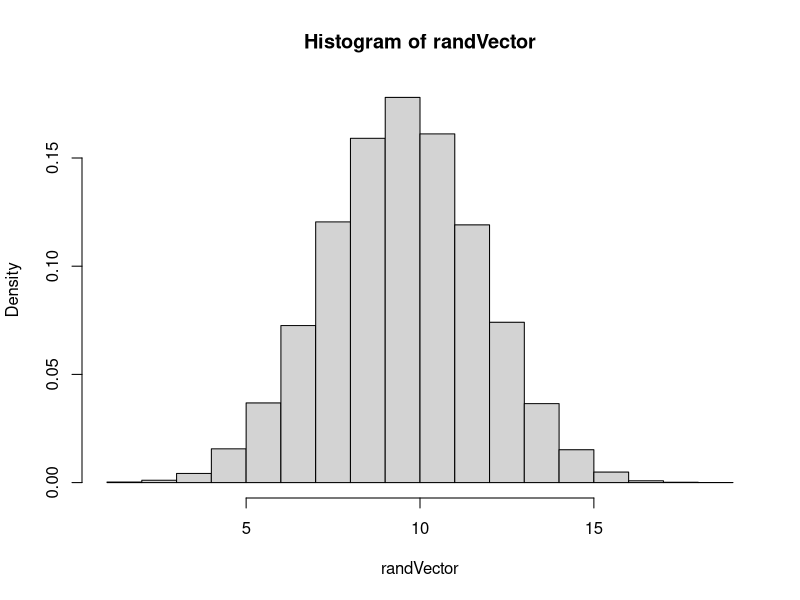
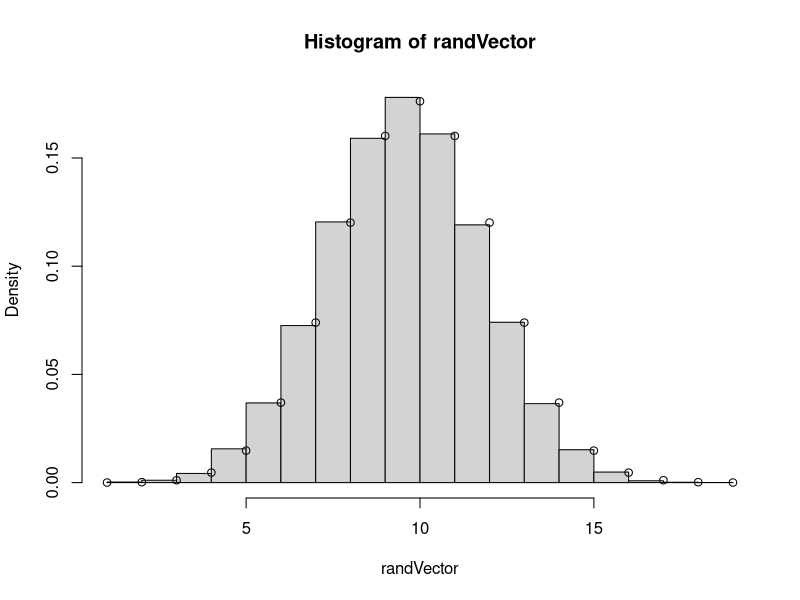
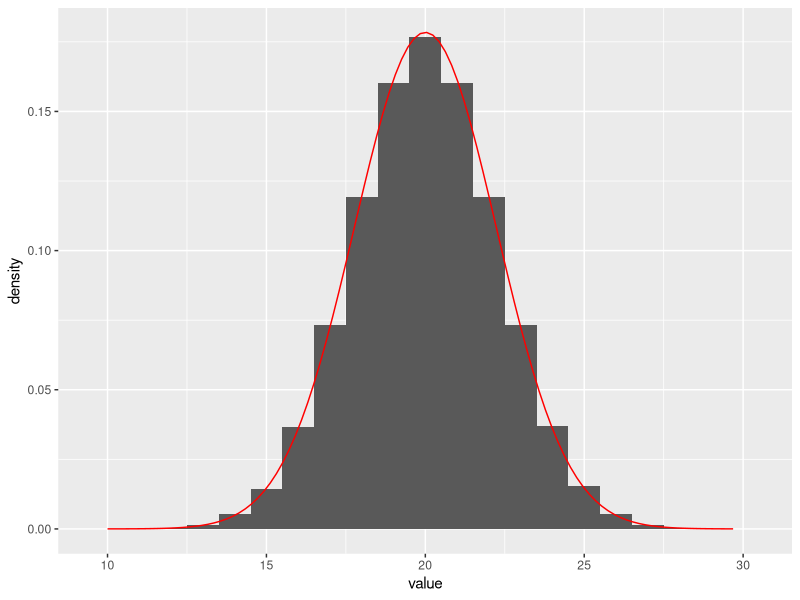
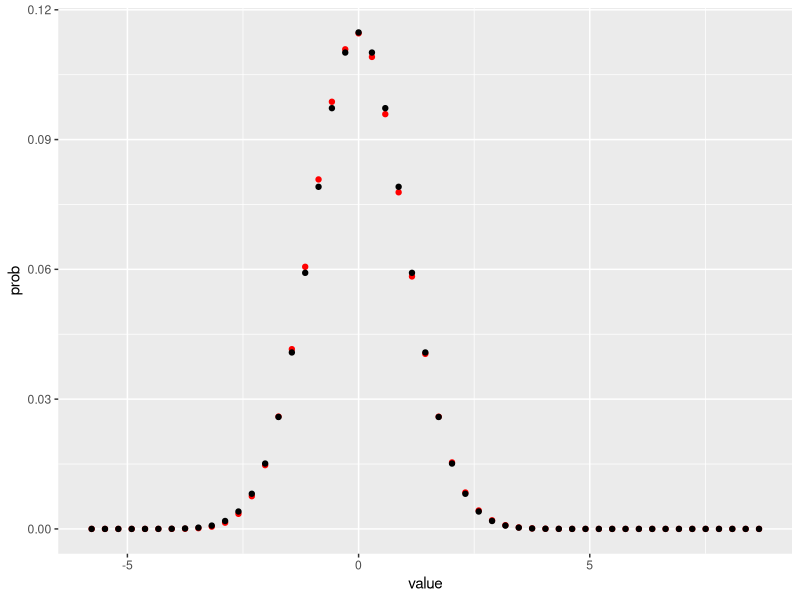
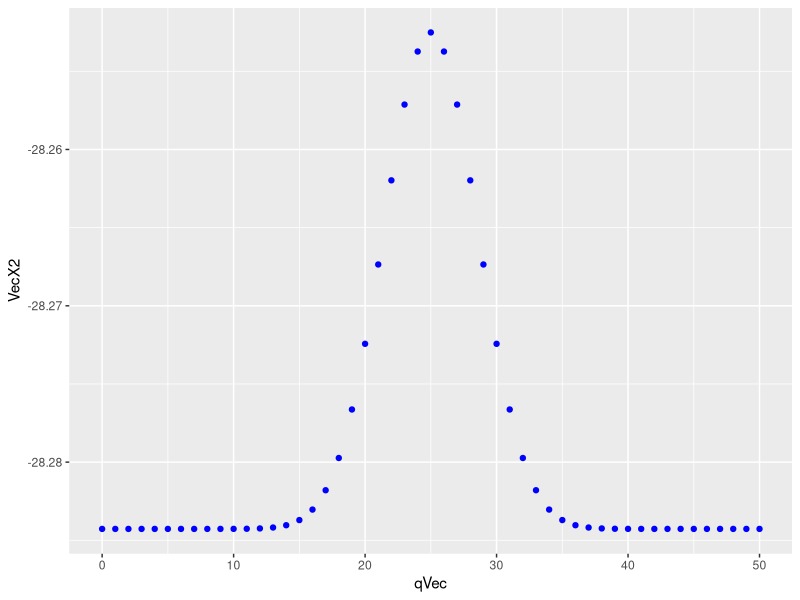
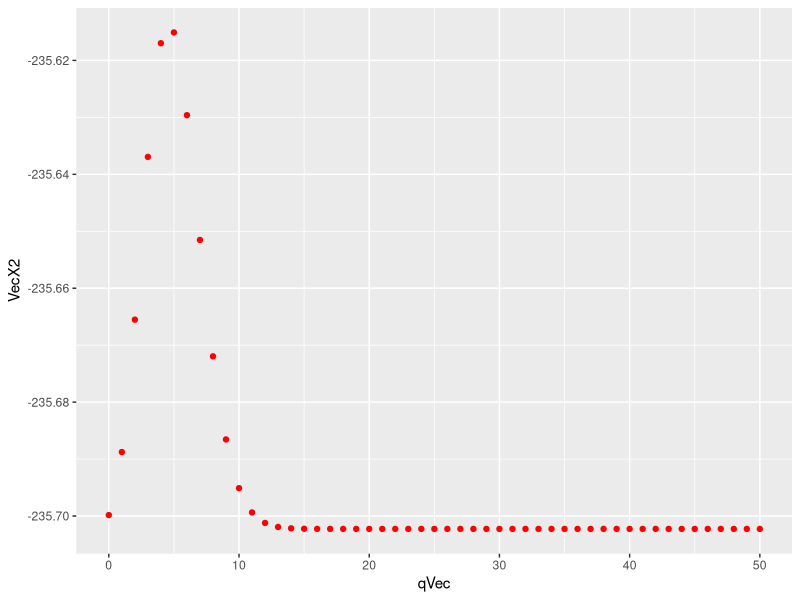
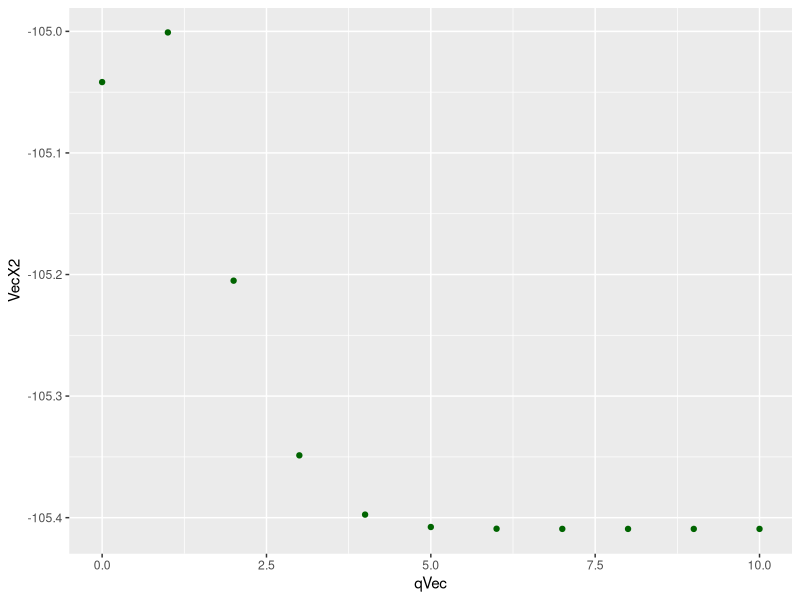
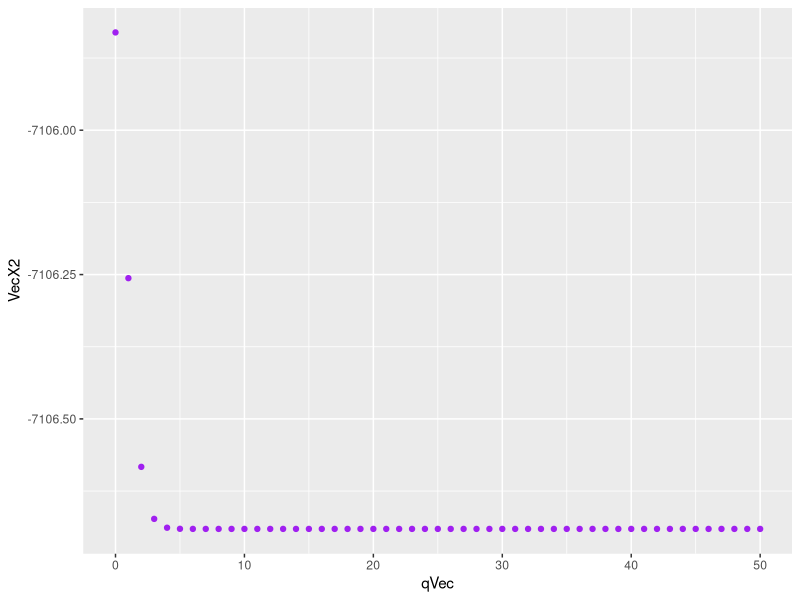

These charts were generated, in order, by the following R code:
## ---- chunk 1
knitr::opts_chunk$set(echo = TRUE)
library(tidyverse)
library(ggplot2)
library(knitr)

set.seed(7654321)
randBinom <- rbinom(100000, 20, .5)
randVector<-vector("numeric", 100000)
randVector = randBinom

## ---- chunk 2
hist(randVector, prob=TRUE)

## ---- chunk 3
rMean <- mean(randVector)
stdDev<-sd(randVector)
NormPlot<-dbinom(0:20, 20, 0.5)

hist(randVector, prob=TRUE)
points(0:20, NormPlot)


## ---- chunk 4
NormPlot= rnorm(100000, 20, sqrt(20 *0.5*(1-0.5)))

NormPlot <- data.frame(value = NormPlot)

g<- ggplot(NormPlot, aes(x=value)) +
        geom_histogram(aes(y = ..density..),binwidth=1) +
        stat_function(fun = dnorm, colour = "red",args = list(mean =20, sd = sqrt(20*.5*(1-.5))))
g
## ---- chunk 5
#set d
d=1/sqrt(50*0.4*(1-0.4))

#random variable

X<-function(x){(x-50*0.4)/(sqrt(50*0.4*(1-0.4)))}
pNormfun<-function(x, d){
  abs(pnorm(x+d/2) - pnorm(x-d/2))
}
var1 <- X(0:50)
probVar1 <- dbinom(0:50, 50, .4)
var1DF <- data.frame(value = var1, prob = probVar1)
pNormVec<-sapply(var1, pNormfun, d=d)
pNormDat<-data.frame(pNormVec)
g <- ggplot(var1DF, aes(x = value, y = prob)) + geom_point(colour="red")


#apply pnorm to each value in var1 +- d/2
#loop through in vector form, apply pnorm to a vector
#feed pnorm a vector as an x argument, plot points 

pNormVec<-sapply(var1, pNormfun, d=d)
pNormDat<-data.frame(pNormVec)
g1<-g + geom_point(data = pNormDat, aes(x=var1, y=pNormVec))
g1


## ---- chunk 6
X2<-function(y, s, p){(y-s/p)/sqrt(s*p*(1-p))}
#first pair
s<-50
p<-0.5
qVec<-0:s
var3<-dbinom(qVec, s, p)

#apply to binomial distribution
VecX2<-X2(var3, s, p)
dNormDat<-data.frame(value=qVec, prob=var3)
g2<-ggplot(dNormDat, aes(x=qVec, y = VecX2)) + geom_point(colour = "blue") #+ stat_function(fun = dnorm, colour = "red",args = list(mean =mean(qVec), sd = sqrt(s*p*(1-p))))
  
g2

#compare to standard normal

#second pair
s<-50
p<-0.1
qVec<-0:s
var3<-dbinom(qVec, s, p)
#third pair

#apply to binomial distribution
VecX2<-X2(var3, s, p)
dNormDat<-data.frame(value=qVec, prob=var3)
g3<-ggplot(dNormDat, aes(x=qVec, y = VecX2)) + geom_point(colour = "red")
g3

s<-10
p<-0.1
qVec<-0:s
var3<-dbinom(qVec, s, p)

#apply to binomial distribution
VecX2<-X2(var3, s, p)
dNormDat<-data.frame(value=qVec, prob=var3)
g4<-ggplot(dNormDat, aes(x=qVec, y = VecX2)) + geom_point(colour = "dark green")
g4

#fourth pair
s<-50
p<-0.01
qVec<-0:s
var3<-dbinom(qVec, s, p)

#apply to binomial distribution
VecX2<-X2(var3, s, p)
dNormDat<-data.frame(value=qVec, prob=var3)
g5<-ggplot(dNormDat, aes(x=qVec, y = VecX2)) + geom_point(colour = "purple")
g5

#fifth pair
s<-5000
p<-0.01
qVec<-0:s
var3<-dbinom(qVec, s, p)

#apply to binomial distribution
VecX2<-X2(var3, s, p)
dNormDat<-data.frame(value=qVec, prob=var3)
g6<-ggplot(dNormDat, aes(x=qVec, y = VecX2)) + geom_point()
g6

## ---- chunk 7


#set d
d=1/sqrt(50*0.4*(1-0.4))

#random variable

X<-function(x){(x-50*0.4)/(sqrt(50*0.4*(1-0.4)))}
pNormfun<-function(x, d){
  abs(pnorm(x+d/2) - pnorm(x-d/2))
}
var1 <- X(0:50)
probVar1 <- dbinom(0:50, 50, .4)
var1DF <- data.frame(value = var1, prob = probVar1)
pNormVec<-sapply(var1, pNormfun, d=d)
pNormDat<-data.frame(pNormVec)




#apply pnorm to each value in var1 +- d/2
#loop through in vector form, apply pnorm to a vector
#feed pnorm a vector as an x argument, plot points 

pNormVec<-sapply(var1, pNormfun, d=d)
pNormDat<-data.frame(pNormVec)

s <- 50
p <- .5

SPform <- function(s, p){sqrt(s*p*(1-p))}
newD <- SPform(s, p)

distVec <- newD*var1
distFrame <- data.frame(distVec)
dcurve <- dnorm(distVec, mean(distVec), sd(distVec))


g7<-ggplot(pNormDat, aes(x=var1, y=pNormVec)) + geom_point()+ geom_line(aes(y = dcurve), data = distFrame, colour = "red")
g7

